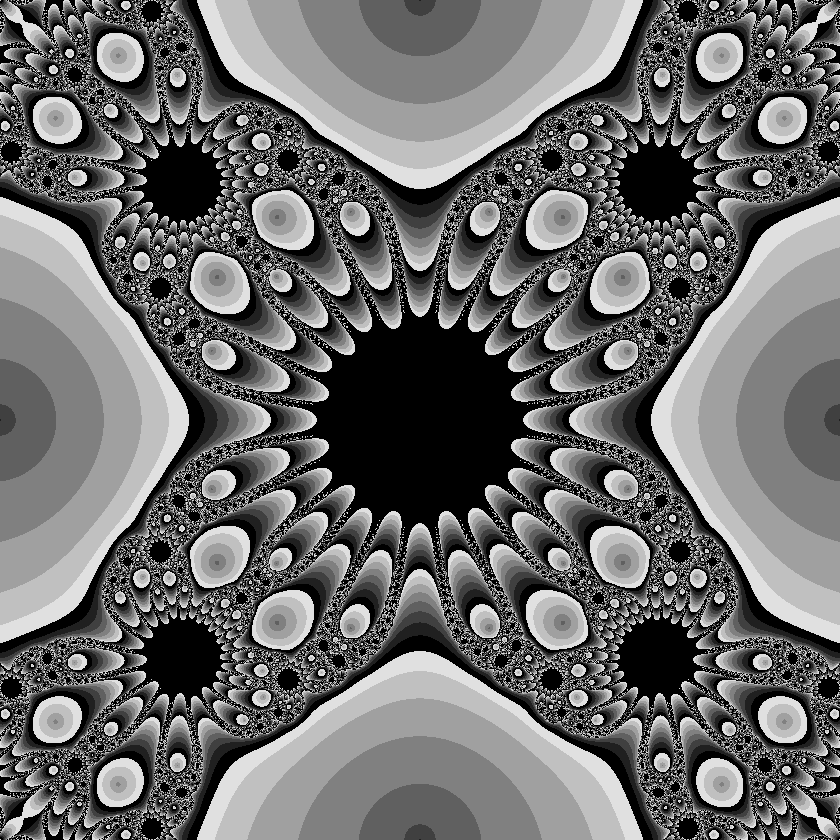

Reproduce this figure in Python.
#!/usr/bin/env python3

# TODO: Maybe implement some smoothing technique? (See http://www.mitchr.me/SS/newton/)

from PIL import Image
from math import floor, sin, cos, log

def f(z): return z**8 + 15*z**4 - 16

def draw(x_side, y_side, pixels, f, x_range, y_range, n_max_iter, h, eps, colour):
    c_zy = lambda y: y * (y_range[1] - y_range[0]) / (y_side - 1) + y_range[0]
    c_zx = lambda x: x * (x_range[1] - x_range[0]) / (x_side - 1) + x_range[0]
    c_z = lambda x,y: complex(c_zy(y), c_zx(x))

    # For each point on the complex plane
    for y in range(y_side):
        for x in range(x_side):
            z = z0 = z1 = c_z(x,y)

            for i in range(n_max_iter):
                # See http://en.wikipedia.org/wiki/Numerical_differentiation
                dz = (f(z + complex(h, h)) - f(z)) / complex(h, h)
                z0 = z - f(z) / dz
                if abs(z0 - z) < eps:
                    break
                z1 = z
                z = z0

            pixels[x, y] = colour(z0, z1, i)

def colour1(z0, z1, n):
    return (n % 8 * 32, n % 8 * 32, n % 8 * 32)

def colour2(z0, z1, n):
    r = floor(((sin(n + abs(z1 - z0)) + 1) / 2) * 255)
    g = floor(((cos(n + abs(z1 - z0)) + 1) / 2) * 255)
    b = r ^ g
    return (r,g,b)

def colour3(z0, z1, n):
    r = floor(((sin(log(n + abs(z1 - z0))) + 1) / 2) * 255)
    g = floor(((cos(log(n + abs(z1 - z0))) + 1) / 2) * 255)
    b = r ^ g
    return (r,g,b)


if __name__ == "__main__":
    side = 840
    x_side = side
    y_side = side

    image = Image.new("RGB", (x_side, y_side))
    pixels = image.load()

    draw(x_side, y_side, pixels, f, [-1,1], [-1,1], 25, 1e-5, 1e-5, colour1)

    image.save("newton.png", "PNG")
